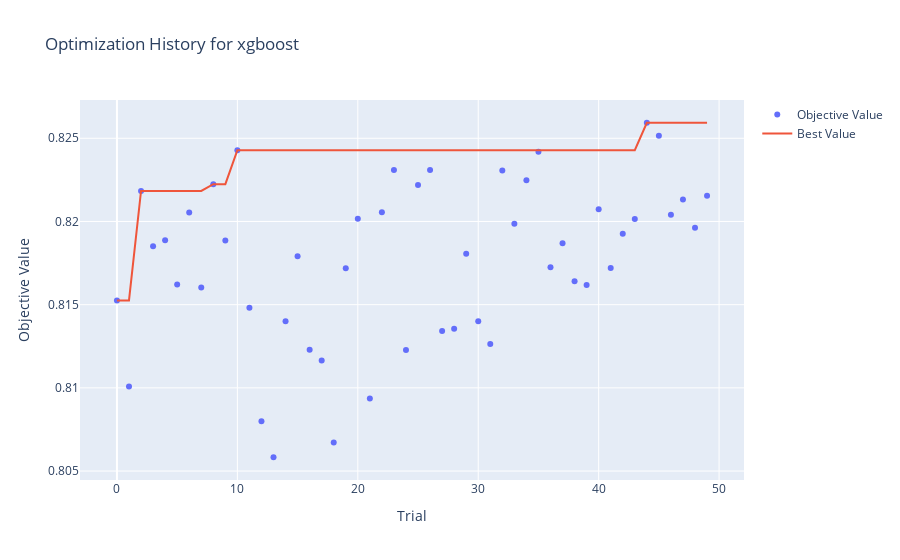
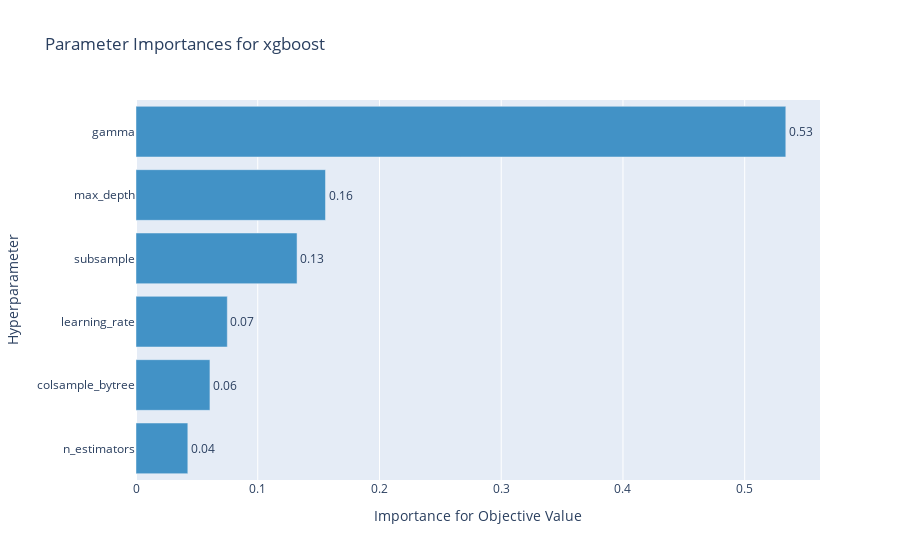

Notebook cell for these charts, in order:
### Markdown cell above
<h2> Classification

### Code cell
manualml_tunning =NoventisManualML(
    model_name='xgboost',
    task='classification',
    tune_hyperparameters=True,  
    n_trials=50,                
    cv_folds=5,                 
    show_tuning_plots=True,     
    random_state=42
)

results = manualml_tunning.fit(
    df=df_titanic_clean,
    target_column='survived',
    display_report=True,
    compare=True,
    explain=True,
)

### Figure 1 — Plotly figure (JSON) as saved in the notebook; plotly's stock layout.template omitted (floating-point values rounded to 4 significant figures)
{"data": [{"mode": "markers", "name": "Objective Value", "type": "scatter", "x": [0, 1, 2, 3, 4, 5, 6, 7, 8, 9, 10, 11, 12, 13, 14, 15, 16, 17, 18, 19, 20, 21, 22, 23, 24, 25, 26, 27, 28, 29, 30, 31, 32, 33, 34, 35, 36, 37, 38, 39, 40, 41, 42, 43, 44, 45, 46, 47, 48, 49], "y": [0.8153, 0.8101, 0.8218, 0.8185, 0.8189, 0.8162, 0.8205, 0.816, 0.8222, 0.8189, 0.8243, 0.8148, 0.808, 0.8058, 0.814, 0.8179, 0.8123, 0.8116, 0.8067, 0.8172, 0.8202, 0.8094, 0.8206, 0.8231, 0.8123, 0.8222, 0.8231, 0.8134, 0.8135, 0.8181, 0.814, 0.8126, 0.8231, 0.8199, 0.8225, 0.8242, 0.8172, 0.8187, 0.8164, 0.8162, 0.8207, 0.8172, 0.8193, 0.8201, 0.8259, 0.8251, 0.8204, 0.8213, 0.8196, 0.8215]}, {"mode": "lines", "name": "Best Value", "type": "scatter", "x": [0, 1, 2, 3, 4, 5, 6, 7, 8, 9, 10, 11, 12, 13, 14, 15, 16, 17, 18, 19, 20, 21, 22, 23, 24, 25, 26, 27, 28, 29, 30, 31, 32, 33, 34, 35, 36, 37, 38, 39, 40, 41, 42, 43, 44, 45, 46, 47, 48, 49], "y": [0.8153, 0.8153, 0.8218, 0.8218, 0.8218, 0.8218, 0.8218, 0.8218, 0.8222, 0.8222, 0.8243, 0.8243, 0.8243, 0.8243, 0.8243, 0.8243, 0.8243, 0.8243, 0.8243, 0.8243, 0.8243, 0.8243, 0.8243, 0.8243, 0.8243, 0.8243, 0.8243, 0.8243, 0.8243, 0.8243, 0.8243, 0.8243, 0.8243, 0.8243, 0.8243, 0.8243, 0.8243, 0.8243, 0.8243, 0.8243, 0.8243, 0.8243, 0.8243, 0.8243, 0.8259, 0.8259, 0.8259, 0.8259, 0.8259, 0.8259]}, {"marker": {"color": "#cccccc"}, "mode": "markers", "name": "Infeasible Trial", "showlegend": false, "type": "scatter", "x": [], "y": []}], "layout": {"title": {"text": "Optimization History for xgboost"}, "xaxis": {"title": {"text": "Trial"}}, "yaxis": {"title": {"text": "Objective Value"}}}}

### Figure 2 — Plotly figure (JSON) as saved in the notebook; plotly's stock layout.template omitted (floating-point values rounded to 4 significant figures)
{"data": [{"cliponaxis": false, "hovertemplate": ["n_estimators (IntDistribution): 0.04256347989747686<extra></extra>", "colsample_bytree (FloatDistribution): 0.06073427876166741<extra></extra>", "learning_rate (FloatDistribution): 0.07499238797163305<extra></extra>", "subsample (FloatDistribution): 0.13228911964343834<extra></extra>", "max_depth (IntDistribution): 0.1556601029203025<extra></extra>", "gamma (FloatDistribution): 0.533760630805482<extra></extra>"], "marker": {"color": "rgb(66,146,198)"}, "orientation": "h", "text": ["0.04", "0.06", "0.07", "0.13", "0.16", "0.53"], "textposition": "outside", "type": "bar", "x": [0.04256, 0.06073, 0.07499, 0.1323, 0.1557, 0.5338], "y": ["n_estimators", "colsample_bytree", "learning_rate", "subsample", "max_depth", "gamma"]}], "layout": {"showlegend": false, "title": {"text": "Parameter Importances for xgboost"}, "xaxis": {"title": {"text": "Importance for Objective Value"}}, "yaxis": {"title": {"text": "Hyperparameter"}}}}
